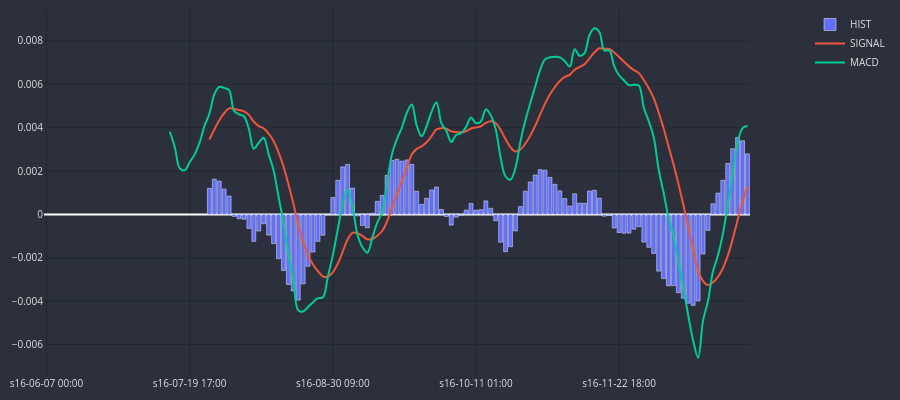

This figure's notebook cell:
### Code cell
cp = CandlePlot(df_plot, candles=False)
cp.fig.add_trace(go.Bar(
    x=cp.df_plot.sTime,
    y=cp.df_plot.HIST,
    name="HIST"
))
cp.show_plot(line_traces=['SIGNAL', 'MACD'], sec_traces=[])

### Figure 1 — Plotly figure (JSON) as saved in the notebook; plotly's stock layout.template omitted (floating-point values rounded to 4 significant figures; data arrays with more than 128 entries replaced by an {"elided": "..."} marker saying what was removed)
{"data": [{"name": "HIST", "type": "bar", "x": {"elided": "143 str values"}, "y": {"elided": "143 float values"}}, {"line": {"shape": "spline", "width": 2}, "name": "SIGNAL", "type": "scatter", "x": {"elided": "143 str values"}, "xaxis": "x", "y": {"elided": "143 float values"}, "yaxis": "y"}, {"line": {"shape": "spline", "width": 2}, "name": "MACD", "type": "scatter", "x": {"elided": "143 str values"}, "xaxis": "x", "y": {"elided": "143 float values"}, "yaxis": "y"}], "layout": {"font": {"color": "#e1e1e1", "size": 10}, "height": 400, "margin": {"b": 10, "l": 10, "r": 10, "t": 10}, "paper_bgcolor": "#2c303c", "plot_bgcolor": "#2c303c", "width": 900, "xaxis": {"anchor": "y", "domain": [0, 0.94], "gridcolor": "#1f292f", "nticks": 5, "rangeslider": {"visible": false}}, "yaxis": {"anchor": "x", "domain": [0, 1], "gridcolor": "#1f292f"}, "yaxis2": {"anchor": "x", "gridcolor": "#1f292f", "overlaying": "y", "side": "right"}}}
